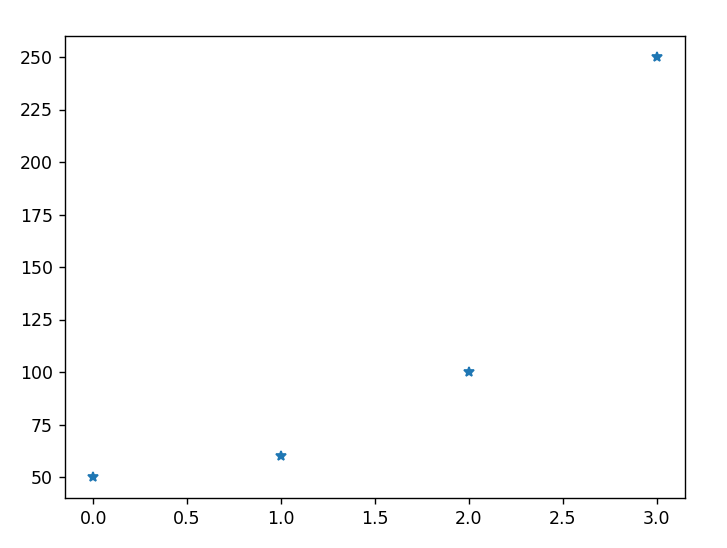

Reproduce this figure in Python.
import matplotlib.pyplot as plt
import numpy as np

ypoints=np.array([50,60,100,250])

plt.plot(ypoints,"*")
plt.show()
